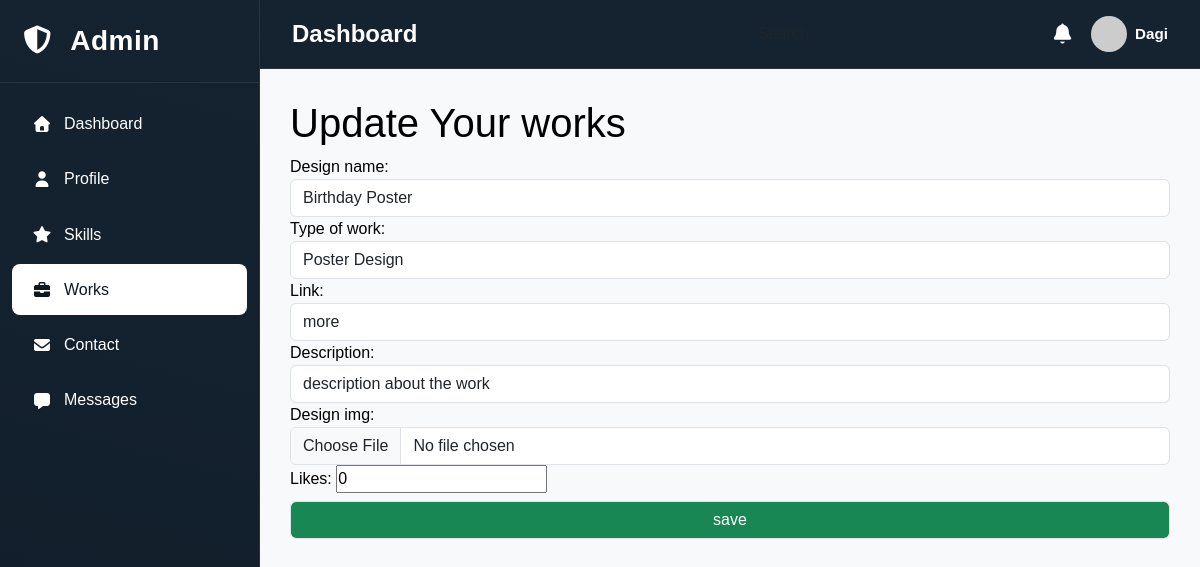
Screenshot of /updateWork/11/ with the database file from the repository.
### portfoilo_App/models.py (models this page shows, shortened)
class Works(models.Model):
    works_id = models.AutoField(primary_key=True)
    design_name = models.CharField()
    type_of_work = models.CharField()
    link = models.CharField()
    description = models.CharField()
    design_img = models.ImageField(upload_to='works/', null=True, blank=True)
    likes = models.IntegerField(default=0)

### portfoilo_App/views.py (the view)
# urls.py: path('updateWork/<int:works_id>/', views.updateWork, name = 'updateWork'),
def updateWork(request, works_id):
    work = get_object_or_404(Works, works_id = works_id)
    form = WorkForm(request.POST, request.FILES, instance= work)
    if request.method == "POST":
        if form.is_valid():
            form.save()
            return redirect('manageWorks')
    else:
        form = WorkForm(instance= work)
    return render(request, 'update/updateWork.html', {'form' : form, 'work' : work})

### portfoilo_App/form.py
class WorkForm(forms.ModelForm):
    class Meta:
        model = Works
        fields = '__all__'
        lables = {
            'design_name' : 'DESIGN NAME',
            'type_of_work' : 'TYPE OF WORK',
            'link' : 'LINK',
            'description' : 'DESCRIPTION',
            'design_img' : 'DESIGN IMAGE'
        }
        widgets = {
            'design_name' : forms.TextInput(
                attrs={'placeholder' : 'name of the design ', 'class' : 'form-control'}),
            'type_of_work' : forms.TextInput(
                attrs={'placholder' : 'describe the type of the work','class' : 'form-control'}),
            'link' : forms.TextInput(
                attrs={'placholder' : 'Exploar link', 'class' : 'form-control'}),
            'description' : forms.TextInput(
                attrs={'placeholder' : 'about the work', 'class' : 'form-control'}),
            'design_img' : forms.FileInput(
                attrs={'class' : 'form-control'}
            )
        }

### portfoilo_App/templates/update/updateWork.html (shortened to what this page needs)
{% load static %}
<!doctype html>
<html lang="en">
  <head>
    <link
      rel="stylesheet"
      href="{% static 'bootstrap5.3.8/css/bootstrap.css' %}"
    />
    <link rel="stylesheet" href="{% static 'styles/style.css' %}" />
    <link
      rel="stylesheet"
      href="https://cdnjs.cloudflare.com/ajax/libs/font-awesome/7.0.1/css/all.min.css"
    />
  </head>
<body>
    <div class="d-flex">
        <div class="sidebar">
            <h3><i class="fas fa-shield-alt me-2"></i> Admin</h3>
            <nav class="mt-3">
                <a href="{% url 'admin' %}" class="nav-link ">
                    <i class="fas fa-home"></i>
                    <span>Dashboard</span>
                </a>
                <a href="{% url 'profile' %}" class="nav-link">
                    <i class="fas fa-user"></i>
                    <span>Profile</span>
                </a>
                <a href="{% url 'manage_skills' %}" class="nav-link">
                    <i class="fas fa-star"></i>
                    <span>Skills</span>
                </a>
                <a href="{% url 'manageWorks' %}" class="nav-link active">
                    <i class="fas fa-briefcase"></i>
                    <span>Works</span>
                </a>
                <a href="{% url 'manageContact' %}" class="nav-link">
                    <i class="fas fa-envelope"></i>
                    <span>Contact</span>
                </a>
                <a href="{% url 'message' %}" class="nav-link">
                    <i class="fas fa-message"></i>
                    <span>Messages</span>
                </a>
            </nav>
        </div>
        <div class="main-content flex-grow-1">
            <div class="topbar">
                <div class="d-flex align-items-center gap-3">
                    <h4 class="mb-0 fw-semibold">Dashboard</h4>
                </div>
                <div class="d-flex align-items-center gap-4">
                    <div class="input-group" style="width: 280px;">
                        <input type="text" class="form-control bg-transparent border-0 text-light"
                               placeholder="Search..." style="background: rgba(255,255,255,0.08);">
                    </div>
                    <div class="d-flex align-items-center gap-3">
                        <i class="fas fa-bell fs-5" style="cursor: pointer;"></i>
                        <div class="d-flex align-items-center gap-2">
                            <img src="https://via.placeholder.com/36" alt="User"
                                 class="rounded-circle" style="width: 36px; height: 36px; object-fit: cover;">
                            <div>
                                <strong style="font-size: 0.95rem;">Dagi</strong>
                            </div>
                        </div>
                    </div>
                </div>
            </div>
            <div class="content-area text-black">
                <h1>Update Your works</h1>
                <form
      action="{% url 'updateWork' work.works_id %}"
      method="POST"
      enctype="multipart/form-data"
    >
      {% csrf_token %} {{form}}
      <button type="submit" class="form-control mt-2 bg-success text-white">save</button>
    </form>
            </div>
        </div>
    </div>
</body>
</html>
</html>

### portfoilo_App/static/styles/style.css (style rules this page uses)
* { box-sizing: border-box; margin: 0; padding: 0; }
body { background: linear-gradient(135deg, #000000 0%, #152331 100%); color: white; font-family: sans-serif; overflow-x: clip; scroll-behavior: smooth; }
.sidebar { background: linear-gradient(15deg, #111d29 0%, #152331 100%); backdrop-filter: blur(12px); border-right: 1px solid rgba(255, 255, 255, 0.08); height: 100vh; position: fixed; width: 260px; transition: all 0.3s ease; z-index: 1000; }
.sidebar h3 { color: white; padding: 1.5rem 1.25rem; font-weight: 600; letter-spacing: 0.5px; border-bottom: 1px solid rgba(255, 255, 255, 0.08); }
.nav-link { color: #ffffff; padding: 0.85rem 1.25rem; display: flex; align-items: center; gap: 12px; transition: all 0.3s ease; border-radius: 8px; margin: 4px 12px; }
.active { background-color: white; color: #0e1621; }
.nav-link i { width: 20px; text-align: center; }
.main-content { margin-left: 260px; min-height: 100vh; background: white; }
.topbar { background: #152331; backdrop-filter: blur(12px); border-bottom: 1px solid rgba(255, 255, 255, 0.08); padding: 1rem 2rem; display: flex; align-items: center; justify-content: space-between; }
.content-area { padding: 30px; background-color: #f8f9fa; min-height: 100vh; }

### rows the page displays
Works: design_name "Birthday Poster", type_of_work "Poster Design", link "more", description "description about the work", likes "0"
